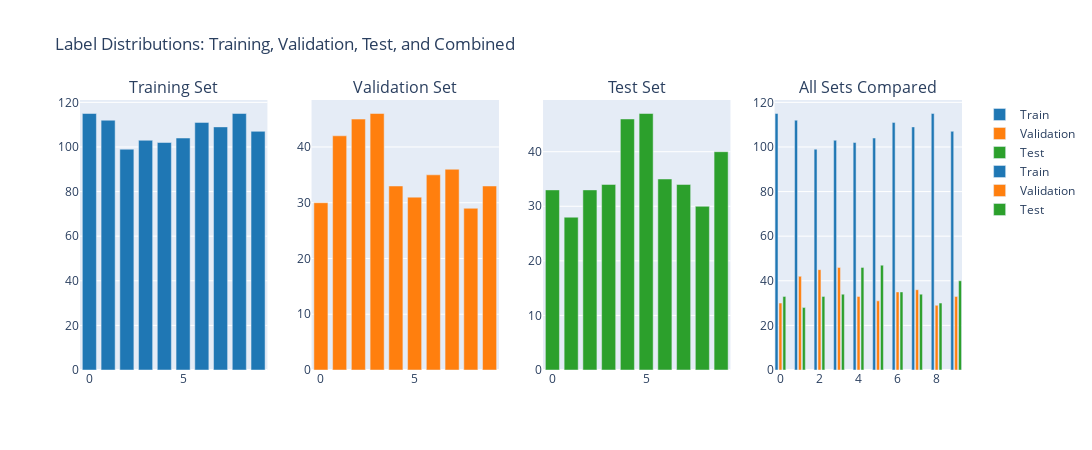

The notebook cell saved with this chart:
### Code cell
import plotly.graph_objects as go
from plotly.subplots import make_subplots
import numpy as np

# --- Label counts ---
train_counts = np.sum(y_train, axis=0)
val_counts   = np.sum(y_val, axis=0)
test_counts  = np.sum(y_test, axis=0)
labels = np.arange(10)

# --- Subplots ---
fig = make_subplots(
    rows=1, cols=4,
    subplot_titles=["Training Set", "Validation Set", "Test Set", "All Sets Compared"]
)

# Individual plots
fig.add_trace(go.Bar(x=labels, y=train_counts, name="Train", marker_color="#1f77b4",
                     hovertemplate="Digit %{x}: %{y} samples"), row=1, col=1)
fig.add_trace(go.Bar(x=labels, y=val_counts, name="Validation", marker_color="#ff7f0e",
                     hovertemplate="Digit %{x}: %{y} samples"), row=1, col=2)
fig.add_trace(go.Bar(x=labels, y=test_counts, name="Test", marker_color="#2ca02c",
                     hovertemplate="Digit %{x}: %{y} samples"), row=1, col=3)

# Combined plot
fig.add_trace(go.Bar(x=labels - 0.2, y=train_counts, name="Train", marker_color="#1f77b4",
                     hovertemplate="Train<br>Digit %{x}: %{y}"), row=1, col=4)
fig.add_trace(go.Bar(x=labels, y=val_counts, name="Validation", marker_color="#ff7f0e",
                     hovertemplate="Val<br>Digit %{x}: %{y}"), row=1, col=4)
fig.add_trace(go.Bar(x=labels + 0.2, y=test_counts, name="Test", marker_color="#2ca02c",
                     hovertemplate="Test<br>Digit %{x}: %{y}"), row=1, col=4)

fig.update_layout(
    title="Label Distributions: Training, Validation, Test, and Combined",
    height=450, width=1300,
    showlegend=True,
    bargap=0.25
)
fig.show()

### Figure 1 — Plotly figure (JSON) as saved in the notebook; plotly's stock layout.template omitted (floating-point values rounded to 4 significant figures)
{"data": [{"hovertemplate": "Digit %{x}: %{y} samples", "marker": {"color": "#1f77b4"}, "name": "Train", "type": "bar", "x": [0, 1, 2, 3, 4, 5, 6, 7, 8, 9], "xaxis": "x", "y": [115.0, 112.0, 99.0, 103.0, 102.0, 104.0, 111.0, 109.0, 115.0, 107.0], "yaxis": "y"}, {"hovertemplate": "Digit %{x}: %{y} samples", "marker": {"color": "#ff7f0e"}, "name": "Validation", "type": "bar", "x": [0, 1, 2, 3, 4, 5, 6, 7, 8, 9], "xaxis": "x2", "y": [30.0, 42.0, 45.0, 46.0, 33.0, 31.0, 35.0, 36.0, 29.0, 33.0], "yaxis": "y2"}, {"hovertemplate": "Digit %{x}: %{y} samples", "marker": {"color": "#2ca02c"}, "name": "Test", "type": "bar", "x": [0, 1, 2, 3, 4, 5, 6, 7, 8, 9], "xaxis": "x3", "y": [33.0, 28.0, 33.0, 34.0, 46.0, 47.0, 35.0, 34.0, 30.0, 40.0], "yaxis": "y3"}, {"hovertemplate": "Train<br>Digit %{x}: %{y}", "marker": {"color": "#1f77b4"}, "name": "Train", "type": "bar", "x": [-0.2, 0.8, 1.8, 2.8, 3.8, 4.8, 5.8, 6.8, 7.8, 8.8], "xaxis": "x4", "y": [115.0, 112.0, 99.0, 103.0, 102.0, 104.0, 111.0, 109.0, 115.0, 107.0], "yaxis": "y4"}, {"hovertemplate": "Val<br>Digit %{x}: %{y}", "marker": {"color": "#ff7f0e"}, "name": "Validation", "type": "bar", "x": [0, 1, 2, 3, 4, 5, 6, 7, 8, 9], "xaxis": "x4", "y": [30.0, 42.0, 45.0, 46.0, 33.0, 31.0, 35.0, 36.0, 29.0, 33.0], "yaxis": "y4"}, {"hovertemplate": "Test<br>Digit %{x}: %{y}", "marker": {"color": "#2ca02c"}, "name": "Test", "type": "bar", "x": [0.2, 1.2, 2.2, 3.2, 4.2, 5.2, 6.2, 7.2, 8.2, 9.2], "xaxis": "x4", "y": [33.0, 28.0, 33.0, 34.0, 46.0, 47.0, 35.0, 34.0, 30.0, 40.0], "yaxis": "y4"}], "layout": {"annotations": [{"font": {"size": 16}, "showarrow": false, "text": "Training Set", "x": 0.1062, "xanchor": "center", "xref": "paper", "y": 1, "yanchor": "bottom", "yref": "paper"}, {"font": {"size": 16}, "showarrow": false, "text": "Validation Set", "x": 0.3688, "xanchor": "center", "xref": "paper", "y": 1, "yanchor": "bottom", "yref": "paper"}, {"font": {"size": 16}, "showarrow": false, "text": "Test Set", "x": 0.6313, "xanchor": "center", "xref": "paper", "y": 1, "yanchor": "bottom", "yref": "paper"}, {"font": {"size": 16}, "showarrow": false, "text": "All Sets Compared", "x": 0.8938, "xanchor": "center", "xref": "paper", "y": 1, "yanchor": "bottom", "yref": "paper"}], "bargap": 0.25, "height": 450, "showlegend": true, "title": {"text": "Label Distributions: Training, Validation, Test, and Combined"}, "width": 1300, "xaxis": {"anchor": "y", "domain": [0, 0.2125]}, "xaxis2": {"anchor": "y2", "domain": [0.2625, 0.475]}, "xaxis3": {"anchor": "y3", "domain": [0.525, 0.7375]}, "xaxis4": {"anchor": "y4", "domain": [0.7875, 1]}, "yaxis": {"anchor": "x", "domain": [0, 1]}, "yaxis2": {"anchor": "x2", "domain": [0, 1]}, "yaxis3": {"anchor": "x3", "domain": [0, 1]}, "yaxis4": {"anchor": "x4", "domain": [0, 1]}}}
